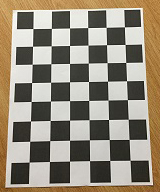
#> input picture 1.jpg, 160 x 192 px; its folder holds 5 pictures in this run
$ python calibration.py   (Python 2 division)
#> lines starting #> are read from the running program, lines starting #| are printed output that depends on the picture; after the words box and inside, x2 and y2 are one past the last pixel; in counts of white or black regions, pixels touching at a corner belong together
import numpy as np
import cv2
import glob
import matplotlib.pyplot as plt
import matplotlib.image as mpimg
"""
def draw(img, corners, imgpts):
	corner = tuple(corners[0].revel())
	img = cv2.line(img,corner,tuple(imgpts[0].revel()), (255,0,0), 5)
	img = cv2.line(img,corner,tuple(imgpts[1].revel()), (0,255,0), 5)
	img = cv2.line(img,corner,tuple(imgpts[2].revel()), (0,0,255), 5)
	return img

with np.load('B.npz') as X:
	mtx, dist, _, _ = [X[i] for i in ('K','D','rvecs','tvecs')]
"""

criteria = (cv2.TERM_CRITERIA_EPS + cv2.TERM_CRITERIA_MAX_ITER,30,0.001)
objp=np.zeros((8*6,3),np.float32)
objp[:,:2]=np.mgrid[0:8,0:6].T.reshape(-1,2)

imgpoints = []
objpoints = []
images = glob.glob('*.jpg')
print "hello"
print (images)
for fname in images:
	img = cv2.imread(fname)
#> img is the input picture: shape (192, 160, 3); mean B, G, R 121.7, 138.1, 147.6
	gray = cv2.cvtColor(img,cv2.COLOR_BGR2GRAY)
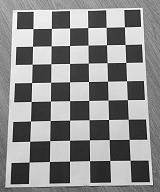
#> gray: shape (192, 160); min 7, max 255, mean 139.1
	ret = False
	ret, corners=cv2.findChessboardCorners(gray,(8,6))
#> ret = True; corners = 48 rows, first 8: [124.5, 26.91], [125.1, 44.53], [125.8, 62.53], [126.5, 80.72], [127.3, 99.71], [128.2, 119.2], [129.2, 139.4], [130.1, 160.2]
	print (ret)
#| True
	print (corners)
#> (printed output is left out)
	if ret == True:
		cv2.cornerSubPix(gray,corners,(11,11),(-1,-1),criteria)
		imgpoints.append(corners)
		objpoints.append(objp)
		print "hello"
		cv2.drawChessboardCorners(img,(8,6),corners,ret)
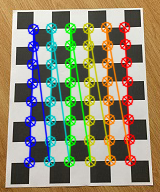
#> img: shape (192, 160, 3); mean B, G, R 114.2, 137.8, 144.2
		cv2.imshow('img',img)
		cv2.imwrite('imageCalibration.JPG',img)
		cv2.waitKey(500)
#> pass 2 of the loop `for fname in images:`:
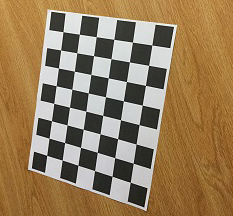
#> input picture 10.jpg, 233 x 216 px
#> img is the input picture: shape (216, 233, 3); mean B, G, R 90.4, 124.3, 149.5
#> `gray = cv2.cvtColor(img,cv2.COLOR_BGR2GRAY)`:
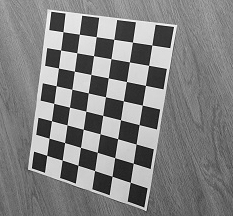
#> gray: shape (216, 233); min 3, max 255, mean 128
#> corners = 48 rows, first 8: [46.5, 155.4], [49.04, 138.1], [51.49, 120.7], [53.54, 103.4], [56.19, 85.53], [58.45, 68.03], [60.46, 50], [62.83, 31.56]
#| True
#> (printed output is left out)
#> `cv2.drawChessboardCorners(img,(8,6),corners,ret)`:
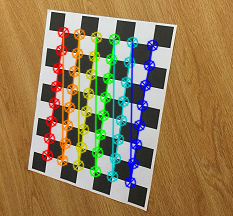
#> img: shape (216, 233, 3); 15.5% of pixels changed, all inside (x1, y1, x2, y2) = (41, 26, 159, 189)
#> pass 3 of the loop `for fname in images:`:
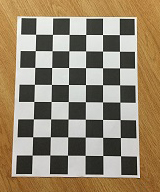
#> input picture 11.jpg, 160 x 192 px
#> img is the input picture: shape (192, 160, 3); mean B, G, R 110, 133.8, 149.1
#> `gray = cv2.cvtColor(img,cv2.COLOR_BGR2GRAY)`:
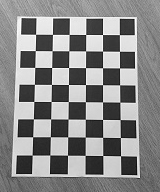
#> gray: shape (192, 160); min 1, max 255, mean 135.7
#> corners = 48 rows, first 8: [119.4, 34.64], [119.5, 51.31], [119.5, 67.86], [119.6, 84.79], [119.7, 102.2], [120.2, 119.6], [120.4, 137.5], [120.5, 155.7]
#| True
#> (printed output is left out)
#> `cv2.drawChessboardCorners(img,(8,6),corners,ret)`:
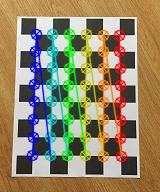
#> img: shape (192, 160, 3); mean B, G, R 103, 133.7, 146.2
#> the loop made 5 passes; the first 3 are shown
cv2.destroyAllWindows()

ret, mtx, dist, rvecs, tvecs = cv2.calibrateCamera(objpoints,imgpoints,gray.shape[::-1],None,None)


img = cv2.imread('24.jpg')
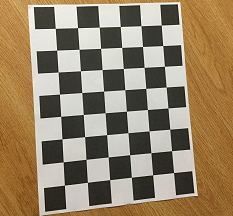
#> input picture 24.jpg, 233 x 216 px
#> img is the input picture: shape (216, 233, 3); mean B, G, R 103.2, 130.3, 148.6
h,w = img.shape[:2]
#> h = 216; w = 233
newcameramtx, roi = cv2.getOptimalNewCameraMatrix(mtx,dist,(w,h),1,(w,h))
dst = cv2.undistort(img,mtx,dist,None,newcameramtx)
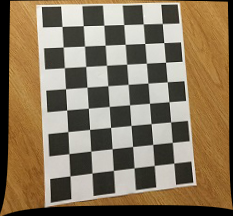
#> dst: shape (216, 233, 3); mean B, G, R 93.2, 117.7, 134.5

x,y,w,h=roi
dst = dst[y:y+h,x:x+w]
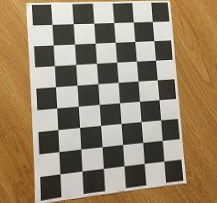
#> dst: shape (203, 217, 3); mean B, G, R 104.5, 130.5, 147.9
cv2.imwrite('calibresult.jpg',dst)
